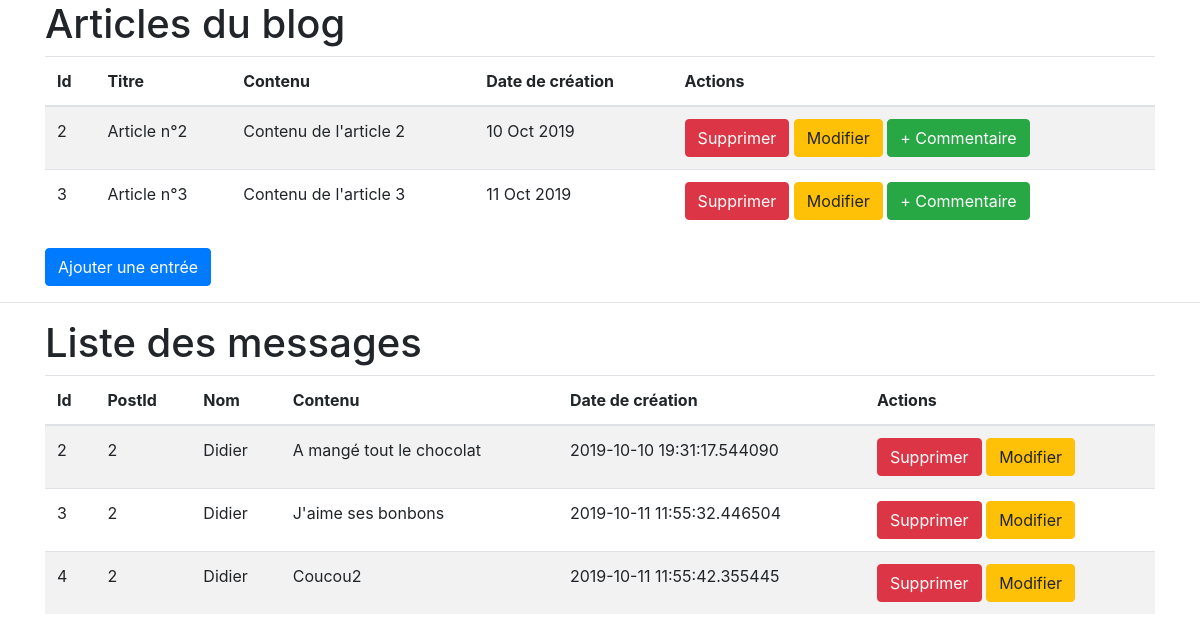
/blog, run on an earlier commit of the app's database.
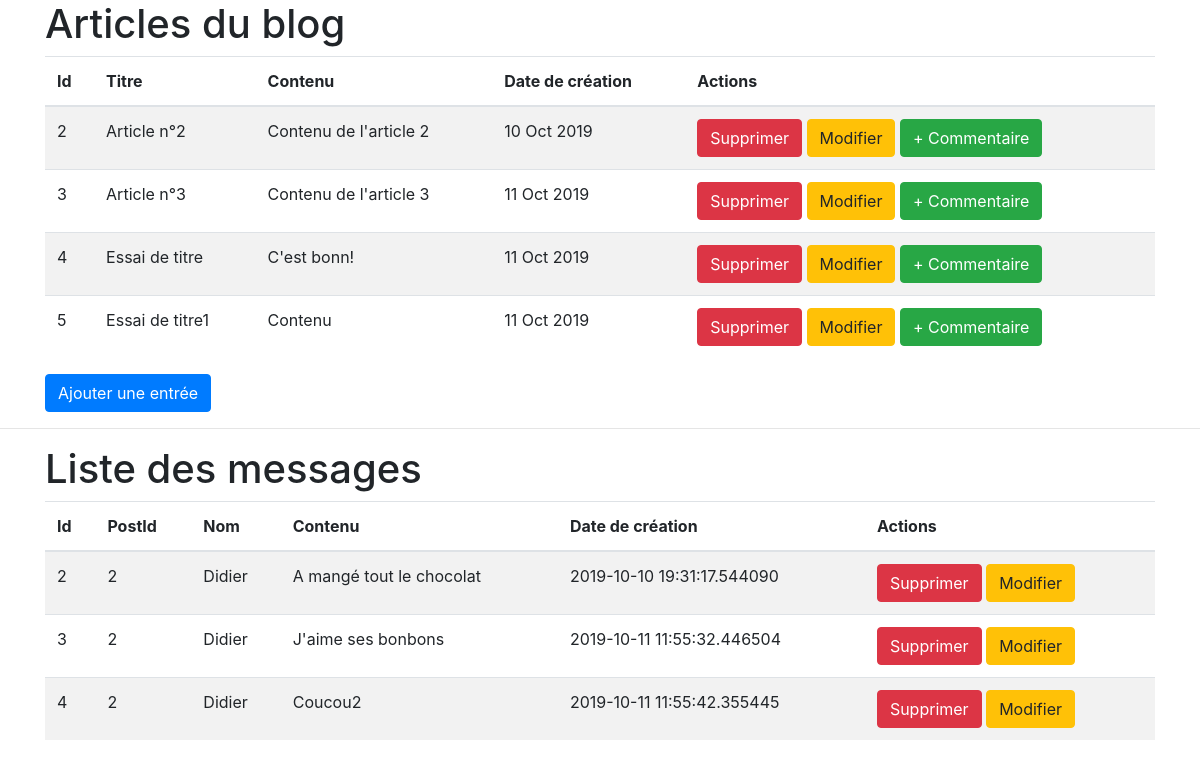
And on a later commit of the database.
### classes/post.py (models this page shows, shortened)
class Post(db.Model):
    id = db.Column(db.Integer, primary_key=True)
    title = db.Column(db.String(80), nullable=False)
    content = db.Column(db.String(120), nullable=False)
    created_at = db.Column(db.DateTime, nullable=False,default=datetime.utcnow)
    comments = db.relationship(Comment, backref='Post', lazy=True,passive_deletes=True)

### classes/comment.py (models this page shows, shortened)
class Comment(db.Model):
    post_id = db.Column(db.Integer, db.ForeignKey('post.id', ondelete='CASCADE'), nullable=False)
    id = db.Column(db.Integer, primary_key=True,nullable=False)
    name = db.Column(db.String(80), nullable=False)
    content = db.Column(db.String(120), nullable=False)
    created_at = db.Column(db.DateTime, nullable=False,default=datetime.utcnow)

### app.py (the view)
@app.route('/blog')
def blog():
    posts = Post.query.all()
    comments = Comment.query.all()
    return render_template('blog.html', posts=posts, comments=comments)

### templates/blog.html (shortened to what this page needs)
<!DOCTYPE html>
<html lang="en">
<head>
     <link rel="stylesheet" href="https://stackpath.bootstrapcdn.com/bootstrap/4.3.1/css/bootstrap.min.css"
>
</head>
<body>
<div class="container">
    <h1 class="expanded">Articles du blog</h1>
    <table class="table table-striped">
        <thead>
        <tr>
            <th scope="col-lg">Id</th>
            <th scope="col-lg">Titre</th>
            <th scope="col-lg">Contenu</th>
            <th scope="col-lg">Date de création</th>
            <th scope="col-lg">Actions</th>
        </tr>
        </thead>
        <tbody>
        {% for item in posts %}
            <tr>
                <td>{{ item.id }}</td>
                <td>{{ item.title }}</td>
                <td>{{ item.content }}</td>
                <td>{{ item.created_at.strftime('%d %b %Y') }}</td>
                <td>
                    <a class="btn btn-danger" href="blog/post/delete/{{ item.id }}">Supprimer</a>
                    <a class="btn btn-warning" href="blog/post/edit/{{ item.id }}">Modifier</a>
                    <a class="btn btn-success" href="/blog/comment/add/{{ item.id }}">+ Commentaire</a>
                </td>
            </tr>
        {% endfor %}
        </tbody>
    </table>
    <a class="btn btn-primary" href="/blog/post/add">Ajouter une entrée</a>
</div>
<hr>
<div class="container">
    <h1>Liste des messages</h1>
    <table class="table table-striped">
        <thead>
        <tr>
            <th scope="col-lg">Id</th>
            <th scope="col-lg">PostId</th>
            <th scope="col-lg">Nom</th>
            <th scope="col-lg">Contenu</th>
            <th scope="col-lg">Date de création</th>
            <th scope="col-lg">Actions</th>
        </tr>
        </thead>
        <tbody>
        {% for item in comments %}
            <tr>
                <td>{{ item.id }}</td>
                <td>{{ item.post_id }}</td>
                <td>{{ item.name }}</td>
                <td>{{ item.content }}</td>
                <td>{{ item.created_at }}</td>
                <td>
                    <a class="btn btn-danger" href="blog/comment/delete/{{ item.id }}">Supprimer</a>
                    <a class="btn btn-warning" href="blog/comment/edit/{{ item.id }}">Modifier</a>
                </td>
            </tr>
        {% endfor %}
        </tbody>
    </table>
</div>
</body>
</html>

What changed in the data, as far as the page shows it:
added Post: id "4", title "Essai de titre", content "C'est bonn!", created_at "11 Oct 2019"
added Post: id "5", title "Essai de titre1", content "Contenu", created_at "11 Oct 2019"
